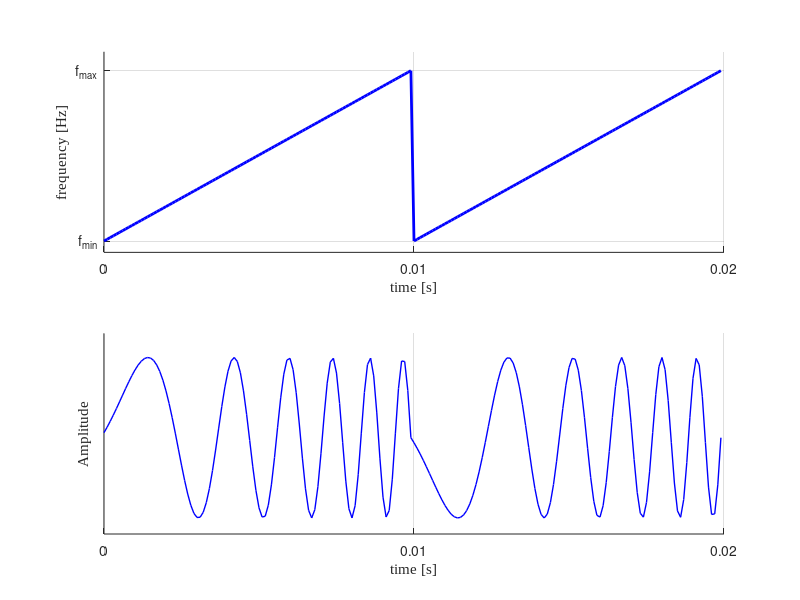

This figure's MATLAB source:
% Set illustrative parameters to match the visual style of the provided image
% For true RF signals, parameters would be much higher, but would blur 
% together in a plot, losing the illustrative power.
% We choose audio frequencies to create a clear visual of a chirp with 
% visible cycles. A ratio of only ~4-8 cycles per chirp is chosen for clarity.

f_start = 100;      % Starting frequency of chirp [Hz]
f_end = 1000;        % Ending frequency of chirp [Hz]
T_chirp = 0.01;     % Duration of one chirp (sweep time) [s] (10 ms)
num_chirps = 2;     % Number of consecutive chirps to show
fs = 10000;          % Sample rate [Hz] (above Nyquist, high enough for smooth plot)

% derived parameters
bandwidth_B = f_end - f_start;
f0_center = (f_start + f_end) / 2;
slope_s = bandwidth_B / T_chirp;

% create the total time vector for all chirps
total_time = T_chirp * num_chirps;
t = 0 : 1/fs : total_time - 1/fs;

% 1. Create Frequency Vector (Sawtooth Modulation Signal)
% The mathematical definition is freq(t) = f_start + slope * (t mod T_chirp)
% Constructing precision vectors is more robust than relying on mod function
N_samples_per_chirp = round(T_chirp * fs);
freq_one_chirp = linspace(f_start, f_end, N_samples_per_chirp);
freq_vec = repmat(freq_one_chirp, [1, num_chirps]);

% ensuring vectors match length, handling potential rounding mismatch
if length(t) ~= length(freq_vec)
    N_total = min(length(t), length(freq_vec));
    t = t(1:N_total);
    freq_vec = freq_vec(1:N_total);
end

% 2. Create the RF Modulated Signal
% The instantaneous frequency f(t) is defined by freq_vec.
% The phase phi(t) is the integral of 2*pi*f(t).
% We use cumsum to approximate the integral: phi = 2*pi * cumsum(f) * dt
dt = 1 / fs;
phase_vec = 2 * pi * cumsum(freq_vec) * dt;

% Generate the signal (starting from phase 0 to match visual start)
rf_signal = sin(phase_vec);

% 3. Create Plots
figure('Position', [100, 100, 800, 700], 'Name', 'LFM Chirp Modulation Plots');

% --- Top Subplot: Frequency Modulation ---
subplot(2, 1, 1);
hold on; grid on;

% plot consecutive chirps
for i = 0 : num_chirps-1
    t_start = i * T_chirp;
    t_end = (i+1) * T_chirp - 1/fs;
    
    % select points for current chirp to draw line perfectly to edge
    N_s = i * N_samples_per_chirp + 1;
    N_e = (i+1) * N_samples_per_chirp;
    
    current_t = t(N_s : N_e);
    current_freq = freq_vec(N_s : N_e);
    
    % draw the ramp and the rapid reset
    plot(current_t, current_freq, 'b-', 'LineWidth', 2);
    
    % Draw vertical line to visualize reset at chirp transition
    if i < num_chirps-1
        plot([t_end t_end + 1/fs], [f_end f_start], 'b-', 'LineWidth', 2);
    end
end

% replicate image annotations
f0_pos = -total_time*0.03; % define an offset outside axis

% plot f0 center frequency horizontal line

% clean up axis
xlabel('time [s]', 'FontSize', 11, 'FontName', 'Times New Roman');
ylabel('frequency [Hz]', 'FontSize', 11, 'FontName', 'Times New Roman');
axis([xlim, [f_start*0.4 f_end*1.1]]); % add extra vertical margin to show all annotations clearly
xticks(0:T_chirp:total_time); % clear markings at chirp points
yticks([f_start f_end]); % clear start/end frequency markings
yticklabels({'f_{min}', 'f_{max}'}); % use general labels but define f0 position

% replicate specific text to the right side of the plot

hold off;


% --- Bottom Subplot: RF Modulated Signal ---
subplot(2, 1, 2);
hold on; grid on;

% plot the total RF signal
plot(t, rf_signal, 'b-', 'LineWidth', 1);

% clean up axis to match image, keep -1 to 1 amplitude visible
ylabel('Amplitude', 'FontSize', 11, 'FontName', 'Times New Roman');
xlabel('time [s]', 'FontSize', 11, 'FontName', 'Times New Roman');
axis([xlim, [-1.2 1.3]]); % slight extra space for top label
xticks(0:T_chirp:total_time); % align time axis markings with top plot
yticks([]); % clean the standard y-axis labels as in image


hold off;
